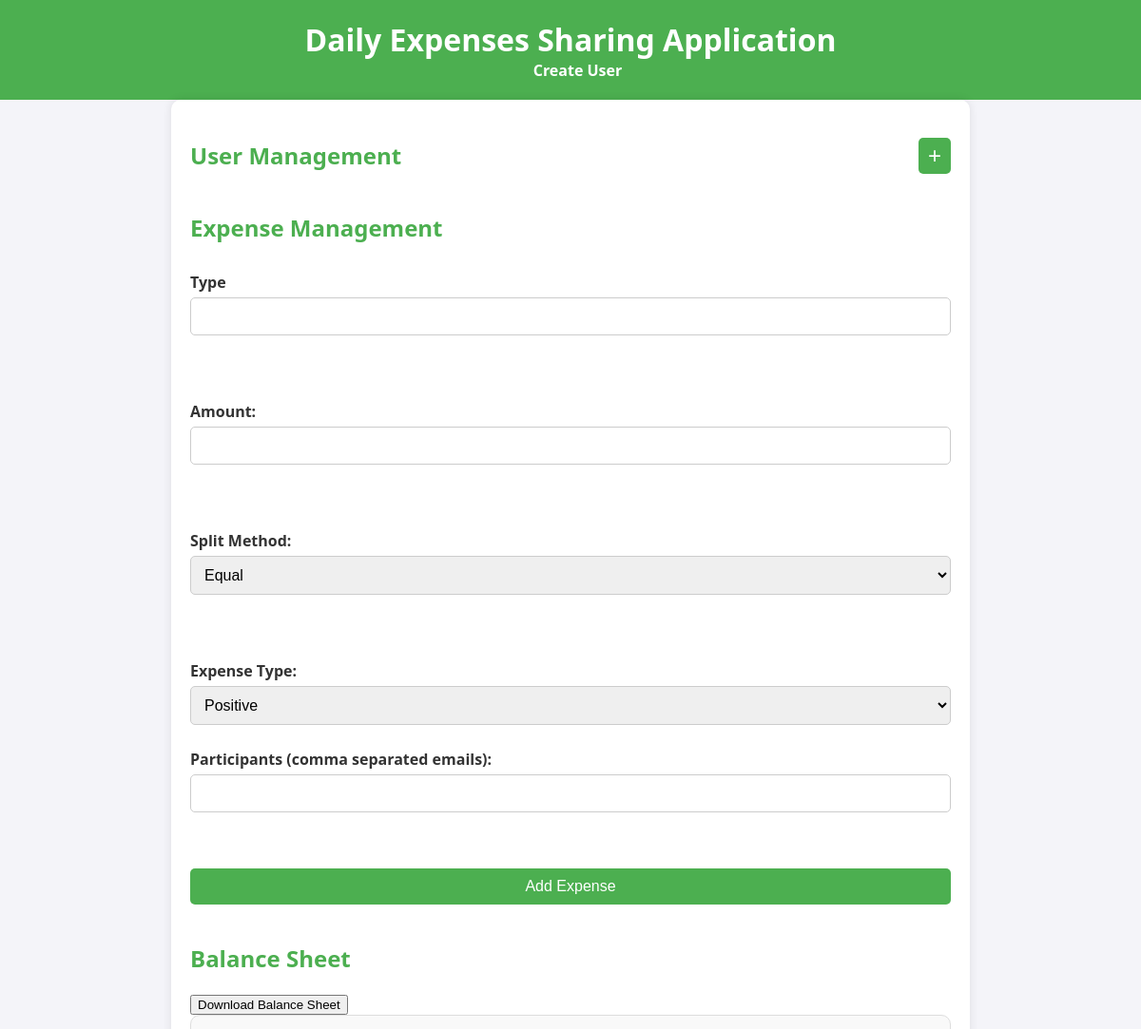
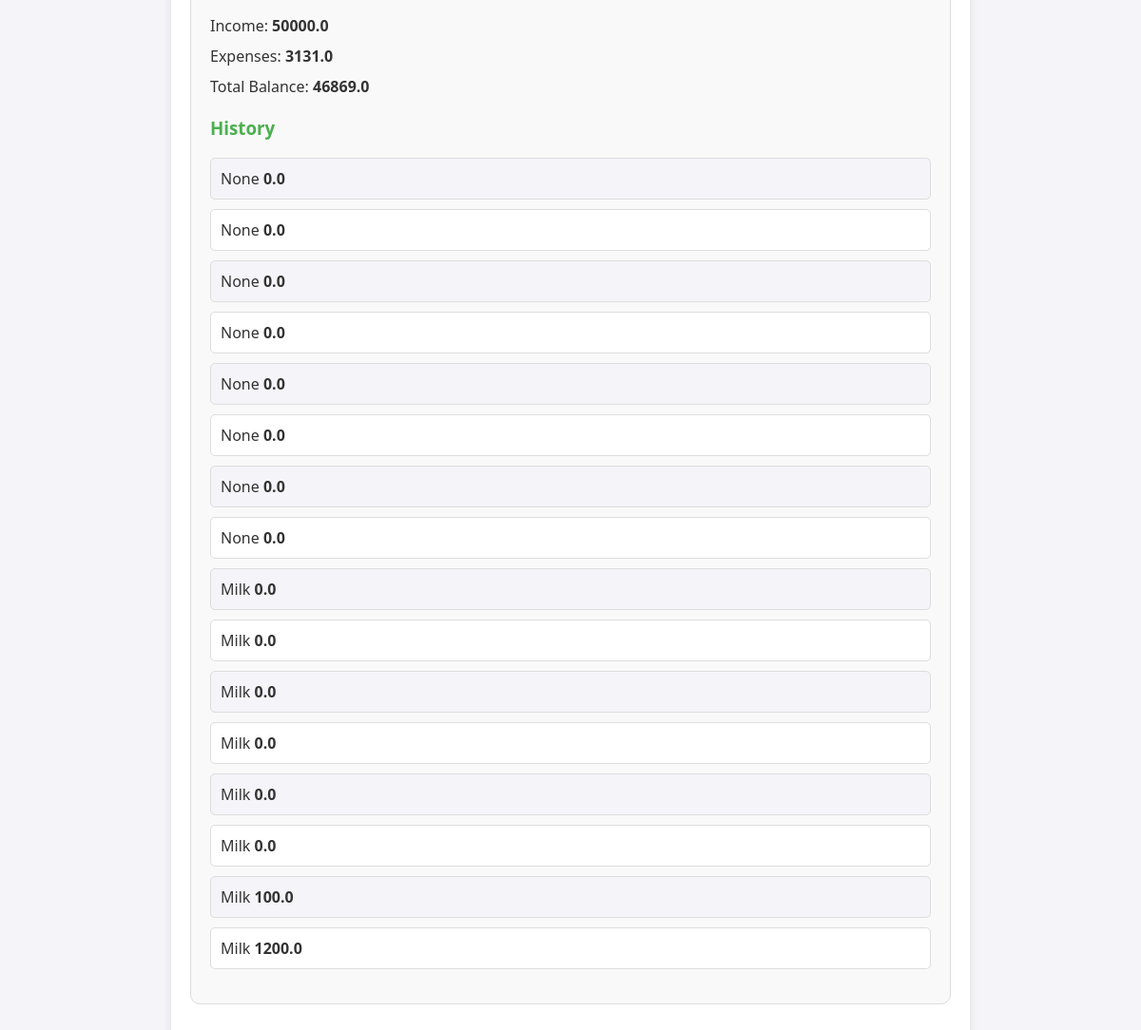
The app's page / (signed in) with its own data (2 pictures, top to bottom).
### expense/models.py (models this page shows, shortened)
class Profile(models.Model):
    user=models.ForeignKey(User,on_delete=models.CASCADE)
    income=models.FloatField()
    expenses=models.FloatField(default=0)
    balance=models.FloatField(blank=True,null=True)

class Expense(models.Model):
    user=models.ForeignKey(User,on_delete=models.CASCADE)
    name=models.CharField(max_length=100,null=True)
    parti=models.FloatField(default=0)
    amount=models.FloatField(default=0)
    expense_type=models.CharField(max_length=100,choices=TYPE)
    method=models.CharField(max_length=200,null=True)

### expense/views.py (the view, shortened to what this page needs)
# urls.py: path('', views.index, name='index'),
def index(request):
    profile = Profile.objects.filter(user=request.user).first()
    expenses = Expense.objects.filter(user=request.user)
    context = {"profile": profile, "expenses": expenses}
    return render(request, "index.html", context)

### templates/index.html (shortened to what this page needs)
<!DOCTYPE html>
<html lang="en">
<head>
</head>
<body>
    <header>
        <h1>Daily Expenses Sharing Application</h1>
        <a href="{% url 'create_user' %}">Create User</a>
    </header>
    <main>
        <section>
            <h2>User Management <button onclick="toggleUserManagement()">+</button></h2>
        </section>
        <section id="expense-management">
            <h2>Expense Management</h2>
            <form id="add-expense-form" method="POST">
                <label for="type">Type</label>
                <input type="text" id="type" name="type" required><br><br>
                <label for="amount">Amount:</label>
                <input type="number" id="amount" name="amount" required><br><br>
                <label for="method">Split Method:</label>
                <select id="method" name="method" required>
                    <option value="equal">Equal</option>
                </select><br><br>
                <label for="expense_type">Expense Type:</label>
                <select name="expense_type">
                    <option value="Positive">Positive</option>
                </select>
                <label for="participants">Participants (comma separated emails):</label>
                <input type="text" id="participants" name="participants" required><br><br>
                <button type="submit">Add Expense</button>
            </form>
        </section>
        <section id="balance-sheet">
            <h2>Balance Sheet</h2>
            <button id="download-balance-sheet">Download Balance Sheet</button>
            <div id="balance-sheet-display">
                <p>Income: <span id="income">{{ profile.income }}</span></p>
                <p>Expenses: <span id="expenses">{{ profile.expenses }}</span></p>
                <p>Total Balance: <span id="total-balance">{{ profile.balance }}</span></p>
                <h3>History</h3>
                <ul id="list" class="list">
                    {% for expense in expenses %}
                    <li class="minus">
                        {{ expense.name }} <span>{{ expense.amount }}</span>
                    </li>
                    {% endfor %}
                </ul>
            </div>
        </section>
    </main>
</body>
</html>

### templates/index.html (style rules this page uses)
body { font-family: 'Segoe UI', Tahoma, Geneva, Verdana, sans-serif; margin: 0; padding: 0; background-color: #f4f4f9; color: #333; }
header { background-color: #4CAF50; color: white; padding: 20px 0; text-align: center; }
header h1 { margin: 0; font-size: 2em; }
header a { color: white; text-decoration: none; font-weight: bold; margin-left: 15px; }
main { padding: 20px; max-width: 800px; margin: auto; background-color: white; box-shadow: 0 0 10px rgba(0, 0, 0, 0.1); border-radius: 10px; }
section { margin-bottom: 40px; }
h2 { font-size: 1.5em; color: #4CAF50; display: flex; justify-content: space-between; align-items: center; margin-bottom: 20px; }
h2 button { background-color: #4CAF50; color: white; border: none; padding: 5px 10px; font-size: 1em; cursor: pointer; border-radius: 5px; }
form { display: flex; flex-direction: column; }
label { margin: 10px 0 5px; font-weight: bold; }
input, select { padding: 10px; border: 1px solid #ccc; border-radius: 5px; margin-bottom: 15px; font-size: 1em; }
button[type="submit"] { background-color: #4CAF50; color: white; border: none; padding: 10px; font-size: 1em; cursor: pointer; border-radius: 5px; }
#balance-sheet-display { padding: 20px; border: 1px solid #ddd; border-radius: 10px; background-color: #f9f9f9; }
#balance-sheet-display p { margin: 10px 0; }
#balance-sheet-display span { font-weight: bold; }
#balance-sheet-display h3 { margin-top: 20px; color: #4CAF50; }
#list { list-style-type: none; padding: 0; }
#list li { padding: 10px; background-color: #fff; border: 1px solid #ddd; border-radius: 5px; margin-bottom: 10px; }
#list li:nth-child(odd) { background-color: #f4f4f9; }

### records on screen
Profile: income "50000.0", expenses "3131.0", balance "46869.0"
Expense: name "None", amount "0.0"
Expense: name "None", amount "0.0"
Expense: name "None", amount "0.0"
Expense: name "None", amount "0.0"
Expense: name "None", amount "0.0"
Expense: name "None", amount "0.0"
Expense: name "None", amount "0.0"
Expense: name "None", amount "0.0"
Expense: name "Milk", amount "0.0"
Expense: name "Milk", amount "0.0"
Expense: name "Milk", amount "0.0"
Expense: name "Milk", amount "0.0"
Expense: name "Milk", amount "0.0"
Expense: name "Milk", amount "0.0"
Expense: name "Milk", amount "100.0"
Expense: name "Milk", amount "1200.0"
